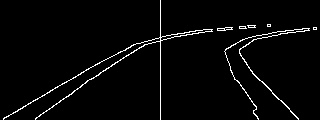
#> input picture data_collection/dataset_jpg/forward/sample_forward_1.jpg, 320 x 120 px
$ python -i houghLinesVideoStream.py   (imports and definitions only)
#> lines starting #> are read from the running program, lines starting #| are printed output that depends on the picture
#> further down, picture is the input picture: shape (120, 320, 3); min 0, max 255, mean 7.4
import cv2
from picamera.array import PiRGBArray
from picamera import PiCamera
import numpy as np


def process_frame(original_image):   ## detect edges and draw hough lines
    ## convert to greyscale
    greyscale_image = cv2.cvtColor(original_image, cv2.COLOR_BGR2GRAY)
    ## mask pixels that are not white
    masked_white_image = cv2.inRange(greyscale_image, 200, 255)
#> masked_white_image: shape (120, 320); 2.9% white in thin lines or dots
    ## apply gaussian blur to image
    gaussian_blurred_image = cv2.GaussianBlur(masked_white_image, (5, 5), 0)
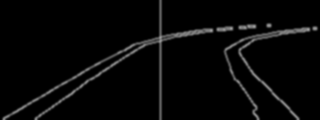
#> gaussian_blurred_image: shape (120, 320); min 0, max 155, mean 7.3
    ## use canny edges
    canny_edges_image = cv2.Canny(gaussian_blurred_image, 50, 150)
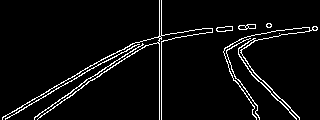
#> canny_edges_image: shape (120, 320); 4.9% white in thin lines or dots

    ## region of interest points, (0,0 is top left)
    ##320x240
	#top_left = [120, 120]
    #top_right = [200, 120]
    #bottom_left = [320, 240]
    #bottom_right = [0, 240]

	##640x480
    top_left = [240, 240]
    top_right = [400, 240]
    bottom_left = [640, 480]
    bottom_right = [0, 480]

    ## mask image
    vertices = [np.array([top_left, top_right, bottom_left, bottom_right], dtype=np.int32)]
    mask = np.zeros_like(canny_edges_image)
    cv2.fillPoly(mask, vertices, 255)
#> mask: shape (120, 320); every value is 0
    roi_image = cv2.bitwise_and(canny_edges_image, mask)
    # [12 lines of commented-out code are left out]
    pts = np.array([[240,240],[400,240],[640,480],[0,480]], np.int32)
    pts = pts.reshape((-1,1,2))
    roi_outline = cv2.polylines(roi_image,[pts],True,(255,255,0))

    # [11 lines of commented-out code are left out]
    result = roi_outline
    return result


imageResolution = [640, 480]
#imageResolution = [320, 240]

# [1 line that did not run here, left out]
# [1 line that did not run here, left out]
# [1 line that did not run here, left out]
# [1 line that did not run here, left out]

# capture frames from the camera
# [10 lines not run here, left out]

>>> import cv2
>>> picture = cv2.imread('../data_collection/dataset_jpg/forward/sample_forward_1.jpg')
>>> result = process_frame(picture)

$ run again, on data_collection/dataset_jpg/forward/sample_forward_2.jpg
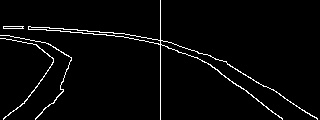
#> input picture data_collection/dataset_jpg/forward/sample_forward_2.jpg, 320 x 120 px
#> picture is the input picture: shape (120, 320, 3); min 0, max 255, mean 7.8
#> masked_white_image: shape (120, 320); 3% white in thin lines or dots
#> in process_frame, `gaussian_blurred_image = cv2.GaussianBlur(masked_white_image, (5, 5), 0)`:
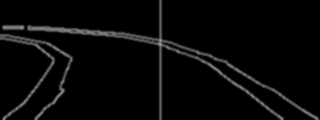
#> gaussian_blurred_image: shape (120, 320); min 0, max 157, mean 7.7
#> in process_frame, `canny_edges_image = cv2.Canny(gaussian_blurred_image, 50, 150)`:
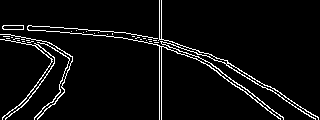
#> canny_edges_image: shape (120, 320); 5.2% white in thin lines or dots
#> mask: shape (120, 320); every value is 0
